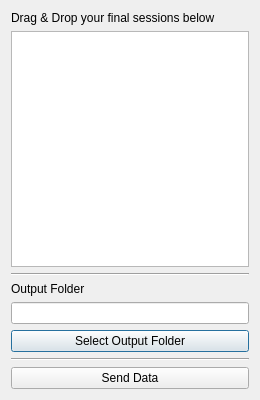
<?xml version="1.0" encoding="UTF-8"?>
<ui version="4.0">
 <class>Dialog</class>
 <widget class="QDialog" name="Dialog">
  <property name="geometry">
   <rect>
    <x>0</x>
    <y>0</y>
    <width>260</width>
    <height>400</height>
   </rect>
  </property>
  <property name="acceptDrops">
   <bool>true</bool>
  </property>
  <property name="windowTitle">
   <string>Dialog</string>
  </property>
  <property name="windowIcon">
   <iconset>
    <normalon>../logo.ico</normalon>
   </iconset>
  </property>
  <layout class="QVBoxLayout" name="verticalLayout">
   <item>
    <widget class="QLabel" name="label_Drag_Drop">
     <property name="text">
      <string>Drag &amp; Drop your final sessions below</string>
     </property>
    </widget>
   </item>
   <item>
    <widget class="QListWidget" name="listWidget">
     <property name="acceptDrops">
      <bool>true</bool>
     </property>
     <property name="layoutDirection">
      <enum>Qt::LeftToRight</enum>
     </property>
     <property name="dragEnabled">
      <bool>true</bool>
     </property>
     <property name="dragDropMode">
      <enum>QAbstractItemView::NoDragDrop</enum>
     </property>
     <property name="alternatingRowColors">
      <bool>true</bool>
     </property>
     <property name="selectionMode">
      <enum>QAbstractItemView::MultiSelection</enum>
     </property>
     <property name="layoutMode">
      <enum>QListView::Batched</enum>
     </property>
     <property name="sortingEnabled">
      <bool>true</bool>
     </property>
    </widget>
   </item>
   <item>
    <widget class="Line" name="line">
     <property name="orientation">
      <enum>Qt::Horizontal</enum>
     </property>
    </widget>
   </item>
   <item>
    <widget class="QLabel" name="label_Output_Folder">
     <property name="text">
      <string>Output Folder</string>
     </property>
     <property name="alignment">
      <set>Qt::AlignLeading|Qt::AlignLeft|Qt::AlignVCenter</set>
     </property>
    </widget>
   </item>
   <item>
    <widget class="QLineEdit" name="lineEdit_Output_Folder">
     <property name="enabled">
      <bool>true</bool>
     </property>
     <property name="readOnly">
      <bool>true</bool>
     </property>
    </widget>
   </item>
   <item>
    <widget class="QPushButton" name="pushButton_Select_Output_Folder">
     <property name="text">
      <string>Select Output Folder</string>
     </property>
    </widget>
   </item>
   <item>
    <widget class="Line" name="line_2">
     <property name="orientation">
      <enum>Qt::Horizontal</enum>
     </property>
    </widget>
   </item>
   <item>
    <widget class="QPushButton" name="pushButton_Send_Data">
     <property name="text">
      <string>Send Data</string>
     </property>
    </widget>
   </item>
  </layout>
 </widget>
 <resources/>
 <connections/>
</ui>
